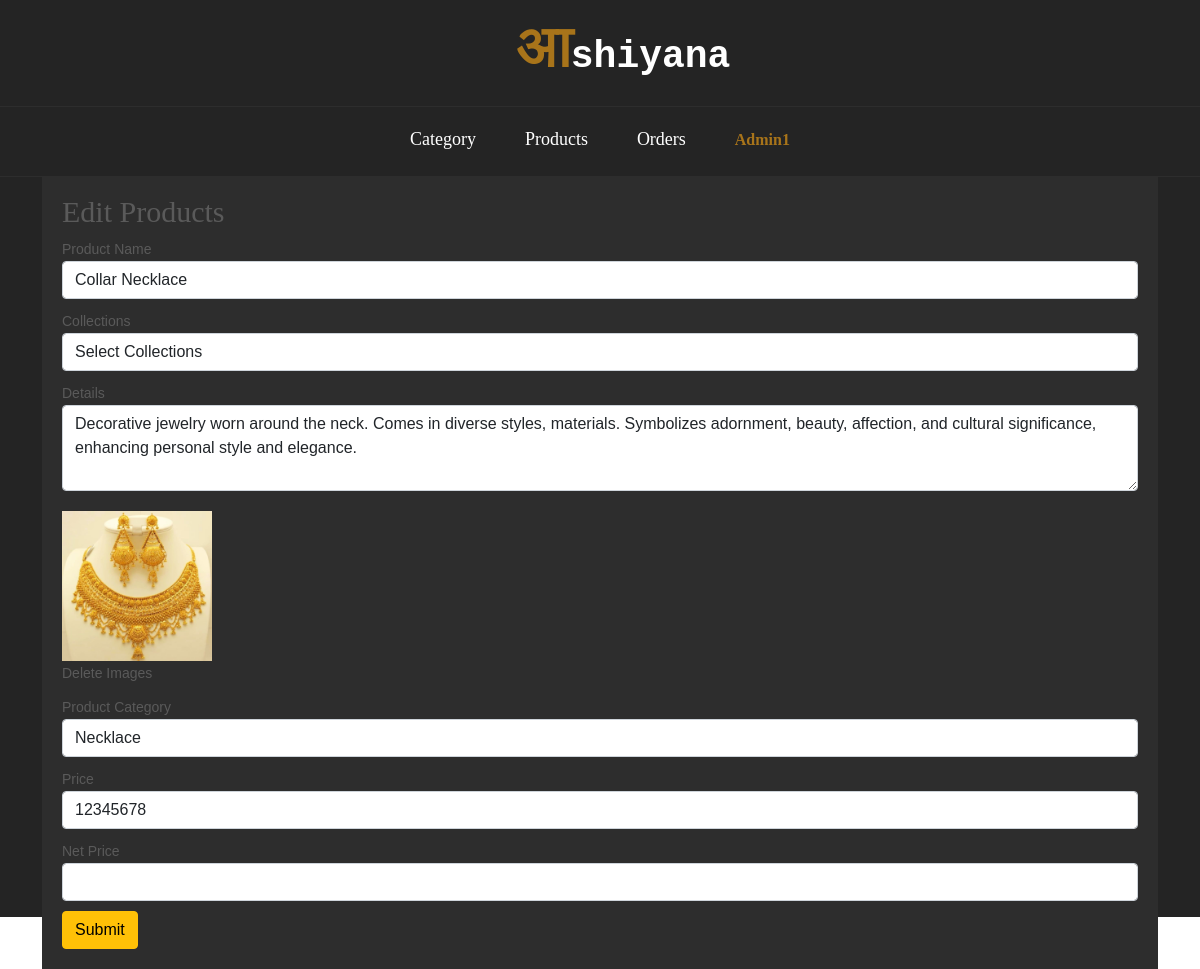
The app's page /admin/editProducts.php?id=86 (signed in) with its own data.
### tables this page shows
CREATE TABLE `products` (
  `product_id` int(100) NOT NULL,
  `name` varchar(100) NOT NULL,
  `collection` varchar(255) NOT NULL,
  `cat_id` int(255) NOT NULL,
  `details` varchar(500) NOT NULL,
  `image` varchar(100) NOT NULL,
  `category` varchar(255) NOT NULL,
  `price` int(255) NOT NULL,
  `net_price` int(255) NOT NULL
);

CREATE TABLE `category` (
  `cat_id` int(11) NOT NULL,
  `cat_name` varchar(255) NOT NULL
);

### admin/editProducts.php (the view, shortened to what this page needs)
<?php
$productid = $_GET['id'];
            ?>
<div class="home_black_version">
    <?php
    include('header.php');
    ?>
    <section id="content">
        <div class="content-blog">
            <div class="container">
                <?php
                $sql = "SELECT * FROM products WHERE product_id = '$productid' ";
                $result = mysqli_query($conn, $sql);
                $row = mysqli_fetch_assoc($result);
                ?>
                <form action="#" method="post" enctype="multipart/form-data">
                    <h3 style="font-family:poppins;">Edit Products</h3>
                    <div class="form-group">
                        <label for="Productname">Product Name</label>
                        <input type="text" class="form-control" value="<?php echo $row['name']; ?>" name="productname"
                            id="Productname" placeholder="Product Name">
                    </div>
                    <div class="form-group">
                        <label for="Collections">Collections</label>
                        <select name="collection" id="collection" class="form-control">
                            <option value="">Select Collections</option>
                        </select>
                    </div>
                    <div class="form-group">
                        <label for="Details">Details</label>
                        <textarea class="form-control" name="details" id="Details" rows="3"><?php echo $row['details']; ?></textarea>
                    </div>
                    <?php
                    if (isset($row['image']) && !empty($row['image'])) {
                        ?>
                        <img src="<?php echo $row['image']; ?>" alt="" height='150' width='150'
                            style="margin-top:20px;"><br>
                        <a href="deleteProductsImg.php?id=<?php echo $row['product_id']; ?>">Delete Images</a>
                        <?php
                    }
                    ?>
                    <div class="form-group">
                        <label for="Productcategory">Product Category</label>
                        <select name="productcategory" id="Productcategory" class="form-control">
                            <?php
                            $sql2 = "SELECT  * FROM category";
                            $result2 = mysqli_query($conn, $sql2);
                            while ($row2 = mysqli_fetch_assoc($result2)) {
                                ?>
                                <option value="<?php echo $row2["cat_name"]; ?>" <?php
                                   if ($row2["cat_id"] == $row["cat_id"]) {
                                       echo 'selected';
                                   } else {
                                       echo '';
                                   }
                                   ?>>
                                    <?php echo $row2["cat_name"]; ?>
                                </option>
                                <?php
                            }
                            ?>
                        </select>
                    </div>
                    <div class="form-group">
                        <label for="Price">Price</label>
                        <input type="text" class="form-control" value="<?php echo $row['price']; ?>" name="price"
                            id="Price">
                    </div>
                    <div class="form-group">
                        <label for="Price">Net Price</label>
                        <input type="text" class="form-control" name="netprice" id="Netprice">
                    </div>
                    <button type="submit" class="btn btn-warning" name="submit" style="margin-top:10px;">Submit</button>
            </div>
        </div>
</div>

### style.css (style rules this page uses)
* { box-sizing: border-box; }
*, *::after, *::before { box-sizing: border-box; }
html, body { height: 100%; }
body { line-height: 24px; font-size: 14px; font-style: normal; font-weight: 400; visibility: visible; font-family: "Poppins", sans-serif; color: #5a5a5a; }
h1, h2, h3, h4, h5, h6 { font-weight: 400; margin-top: 0; font-family: "Baloo 2", cursive; }
h3 { font-size: 30px; line-height: 30px; }
a, button { color: inherit; line-height: inherit; text-decoration: none; cursor: pointer; }
a, button, img, input, span { transition: all 0.3s ease 0s; }
button, input[type="submit"] { cursor: pointer; }
img { max-width: 100%; height: auto; }
.home_black_version { background: #242424; }

### admin/editProducts.php (style rules this page uses)
.container form { background: #2d2d2d; width: 100%; padding: 20px 20px 20px; }
.content-blog { height: 740px; }
.form-group { margin-top: 10px; }

### records on screen
products: productname "Collar Necklace", details "Decorative jewelry worn around the neck. Comes in diverse styles, materials. Symbolizes adornment, beauty, affection, and cultural significance, enhancing personal style and elegance.", image (picture), productcategory "Necklace", price "12345678"

### other values on screen
$_SESSION['admin_name'] "Admin1"
